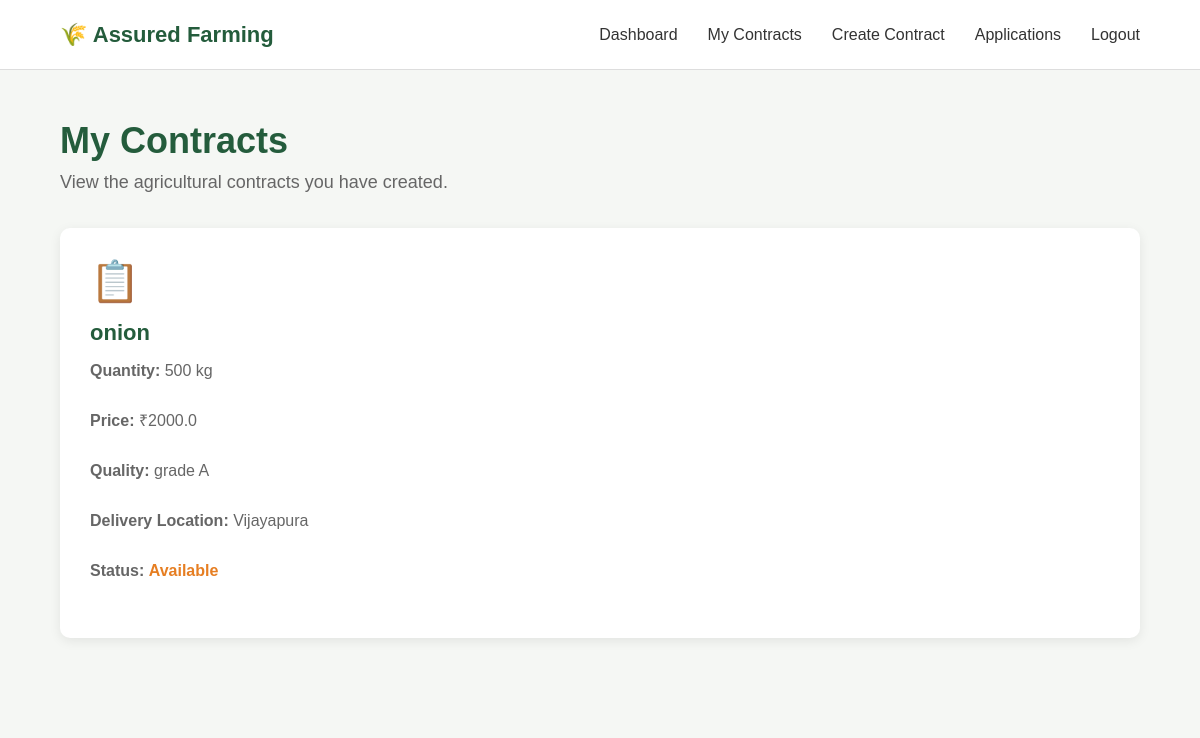
Page /my-contracts (signed in) on the earlier database version.
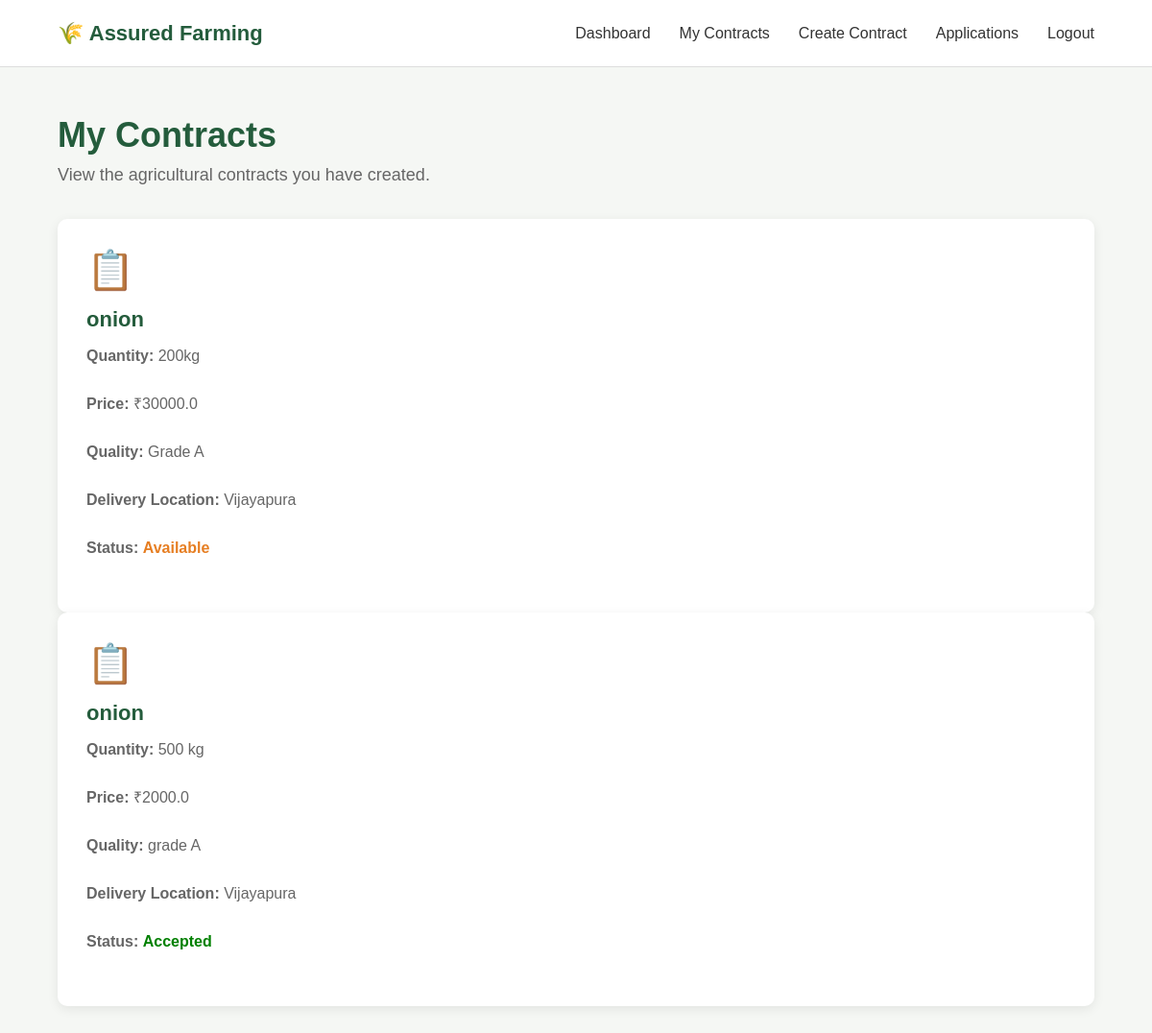
Same page on the later database version.
### backend/app.py (models this page shows)
class Contract(db.Model):
    id = db.Column(
        db.Integer,
        primary_key=True
    )
    buyer_name = db.Column(
        db.String(100),
        nullable=False
    )
    crop = db.Column(
        db.String(100),
        nullable=False
    )
    quantity = db.Column(
        db.String(100),
        nullable=False
    )
    price = db.Column(
        db.Float,
        nullable=False
    )
    quality = db.Column(
        db.String(100),
        nullable=False
    )
    delivery_location = db.Column(
        db.String(200),
        nullable=False
    )
    status = db.Column(
        db.String(30),
        default="Available"
    )

### backend/app.py (the view)
@app.route("/my-contracts")
def my_contracts():
    check = buyer_required()
    if check:
        return check
    contracts = Contract.query.filter_by(
        buyer_name=session["user_name"]
    ).order_by(
        Contract.id.desc()
    ).all()
    return render_template(
        "my_contracts.html",
        contracts=contracts
    )

### backend/app.py (called while the page is built)
def buyer_required():
    if "user_id" not in session:
        return redirect("/login")
    if session.get("role") != "buyer":
        return "Access denied"
    return None

### backend/templates/my_contracts.html (shortened to what this page needs)
<!DOCTYPE html>
<html lang="en">
<head>
    <link rel="stylesheet"
          href="{{ url_for('static', filename='style.css') }}">
</head>
<body>
<nav class="navbar">
    <div class="logo">
        🌾 Assured Farming
    </div>
    <div class="nav-links">
        <a href="/buyer-dashboard">
            Dashboard
        </a>
        <a href="/my-contracts">
            My Contracts
        </a>
        <a href="/create-contract">
            Create Contract
        </a>
        <a href="/buyer-applications">
            Applications
        </a>
        <a href="/logout">
            Logout
        </a>
    </div>
</nav>
<div class="dashboard">
    <div class="welcome">
        <h1>
            My Contracts
        </h1>
        <p>
            View the agricultural contracts you have created.
        </p>
    </div>
    {% if contracts %}
        {% for contract in contracts %}
        <div class="dashboard-card">
            <div class="dashboard-icon">
                📋
            </div>
            <h3>
                {{ contract.crop }}
            </h3>
            <p>
                <strong>Quantity:</strong>
                {{ contract.quantity }}
            </p>
            <p>
                <strong>Price:</strong>
                ₹{{ contract.price }}
            </p>
            <p>
                <strong>Quality:</strong>
                {{ contract.quality }}
            </p>
            <p>
                <strong>Delivery Location:</strong>
                {{ contract.delivery_location }}
            </p>
            <p>
                <strong>Status:</strong>
                {% if contract.status == "Accepted" %}
                    <span style="color: green; font-weight: bold;">
                        Accepted
                    </span>
                {% else %}
                    <span style="color: #e67e22; font-weight: bold;">
                        {{ contract.status }}
                    </span>
                {% endif %}
            </p>
        </div>
        {% endfor %}
    {% endif %}
</div>
</body>
</html>

### backend/static/style.css (style rules this page uses)
* { margin: 0; padding: 0; box-sizing: border-box; }
body { font-family: Arial, sans-serif; background: #f5f7f4; color: #222; }
.navbar { height: 70px; display: flex; justify-content: space-between; align-items: center; padding: 0 60px; background: #ffffff; border-bottom: 1px solid #ddd; }
.logo { font-size: 22px; font-weight: bold; color: #245c3c; }
.nav-links { display: flex; gap: 30px; }
.nav-links a { text-decoration: none; color: #333; font-weight: 500; }
.dashboard { min-height: 80vh; padding: 50px 60px; background: #f5f7f4; }
.welcome { max-width: 1100px; margin: 0 auto 35px; }
.welcome h1 { color: #245c3c; font-size: 36px; margin-bottom: 10px; }
.welcome p { color: #666; font-size: 18px; }
.dashboard-card { background: white; padding: 30px; border-radius: 10px; box-shadow: 0 3px 12px rgba(0, 0, 0, 0.08); }
.dashboard-icon { font-size: 40px; margin-bottom: 15px; }
.dashboard-card h3 { color: #245c3c; font-size: 22px; margin-bottom: 12px; }
.dashboard-card p { color: #666; line-height: 1.6; min-height: 50px; }

Differences in the rows shown:
added Contract: crop "onion", quantity "200kg", price "30000.0", quality "Grade A", delivery_location "Vijayapura", status "Available"
changed Contract "500 kg": status "Available" → (not shown); now shows "Accepted"
